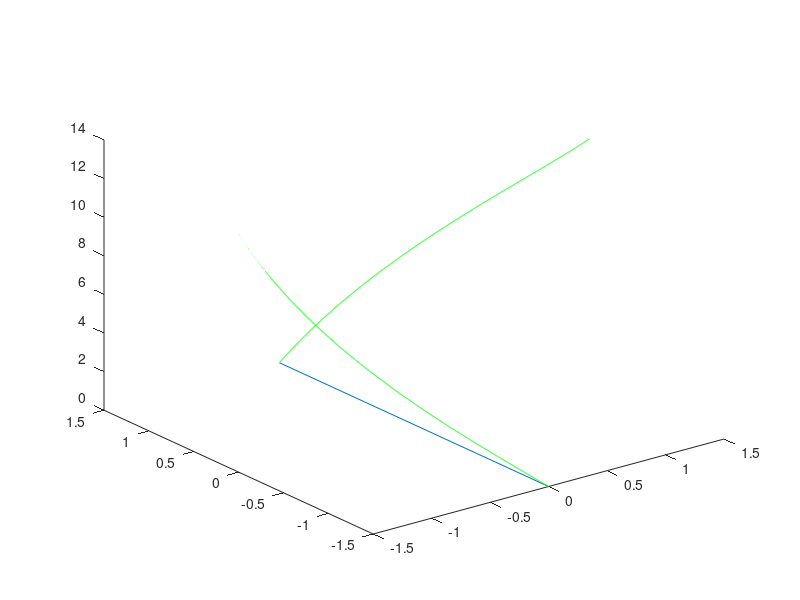

Write MATLAB code to recreate this figure.
% helix_test1.m
% Test plot of an individual double helix.
% Copyright 2015 Kyle Zampaglione, Andrew P. Sabelhaus
%%Helix Test 

clear all; close all; clc;

%SETUP ============================================
figure
rungwidth = 3;
rungspacing = 2;  %abs distance between rungs 
twistangle =  90; %set twist angle in degrees
number_rungs = 4; 
%==================================================
%Calculate angle of rotation between each rung
indivtwist = twistangle/(number_rungs-1);

%First rung
x = 0; %initial x
y = rungwidth/2; %initial y
z_prev = 0; %initial z
plot3([-x,x],[-y,y], [0,0]);

hold on
b = sqrt((rungspacing*(number_rungs))^2 - (rungwidth/2)^2);

t = 0:0.05:twistangle;
x = rungwidth/2*sind(t);
y = rungwidth/2*cosd(t);
z = b*t*pi/180; 
plot3(x,y,z, 'g')
plot3(-x,-y,z, 'g')

%for i = 1:(number_rungs-1)


%end

hold off 
%axis equal
z_total = z(end)